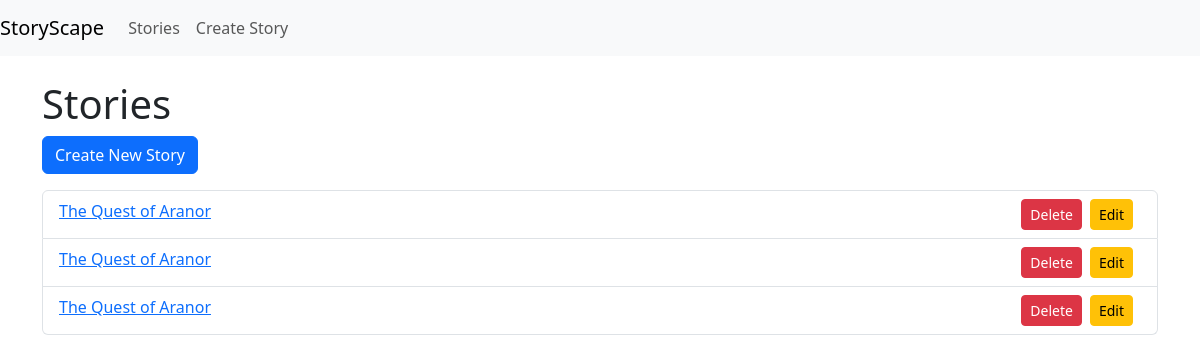
Page /core/story_list/ on the committed database.
### core/models.py (models this page shows, shortened)
class Story(models.Model):
    title = models.CharField(max_length=200)
    author = models.CharField(max_length=100)
    basic_premise = models.TextField()
    expanded_plot = models.JSONField(null=True,blank=True)  # To store story segments
    created_at = models.DateTimeField(auto_now_add=True)
    updated_at = models.DateTimeField(auto_now=True)

### core/views.py (the view)
# urls.py: path('story_list/', views.story_list, name='story_list'),
def story_list(request):
    stories = Story.objects.all()
    return render(request, 'core/story_list.html', {'stories': stories})

### core/templates/core/story_list.html
{% extends "core/base.html" %}
{% block content %}
<h1>Stories</h1>
<a href="{% url 'story_create' %}" class="btn btn-primary mb-3">Create New Story</a>
<ul class="list-group">
    {% for story in stories %}
    <li class="list-group-item">
        <a href="{% url 'story_detail' story.pk %}">{{ story.title }}</a>
        <a href="{% url 'story_update' story.pk %}" class="btn btn-sm btn-warning float-end mx-2">Edit</a>
        <a href="{% url 'story_delete' story.pk %}" class="btn btn-sm btn-danger float-end">Delete</a>
    </li>
    {% endfor %}
</ul>
{% endblock %}

### core/templates/core/base.html (shortened to what this page needs)
<!DOCTYPE html>
<html lang="en">
<head>
    <link href="https://cdn.jsdelivr.net/npm/bootstrap@5.3.0-alpha3/dist/css/bootstrap.min.css" rel="stylesheet">
</head>
<body>
    <nav class="navbar navbar-expand-lg navbar-light bg-light">
        <a class="navbar-brand" href="/">StoryScape</a>
        <div class="collapse navbar-collapse">
            <ul class="navbar-nav ml-auto">
                <li class="nav-item">
                    <a class="nav-link" href="core/story_list">Stories</a>
                </li>
                <li class="nav-item">
                    <a class="nav-link" href="{% url 'story_create' %}">Create Story</a>
                </li>
            </ul>
        </div>
    </nav>
    <div class="container mt-4">
        {% block content %}{% endblock %}
    </div>
</body>
</html>

### rows in the picture
Story: title "The Quest of Aranor"
Story: title "The Quest of Aranor"
Story: title "The Quest of Aranor"
